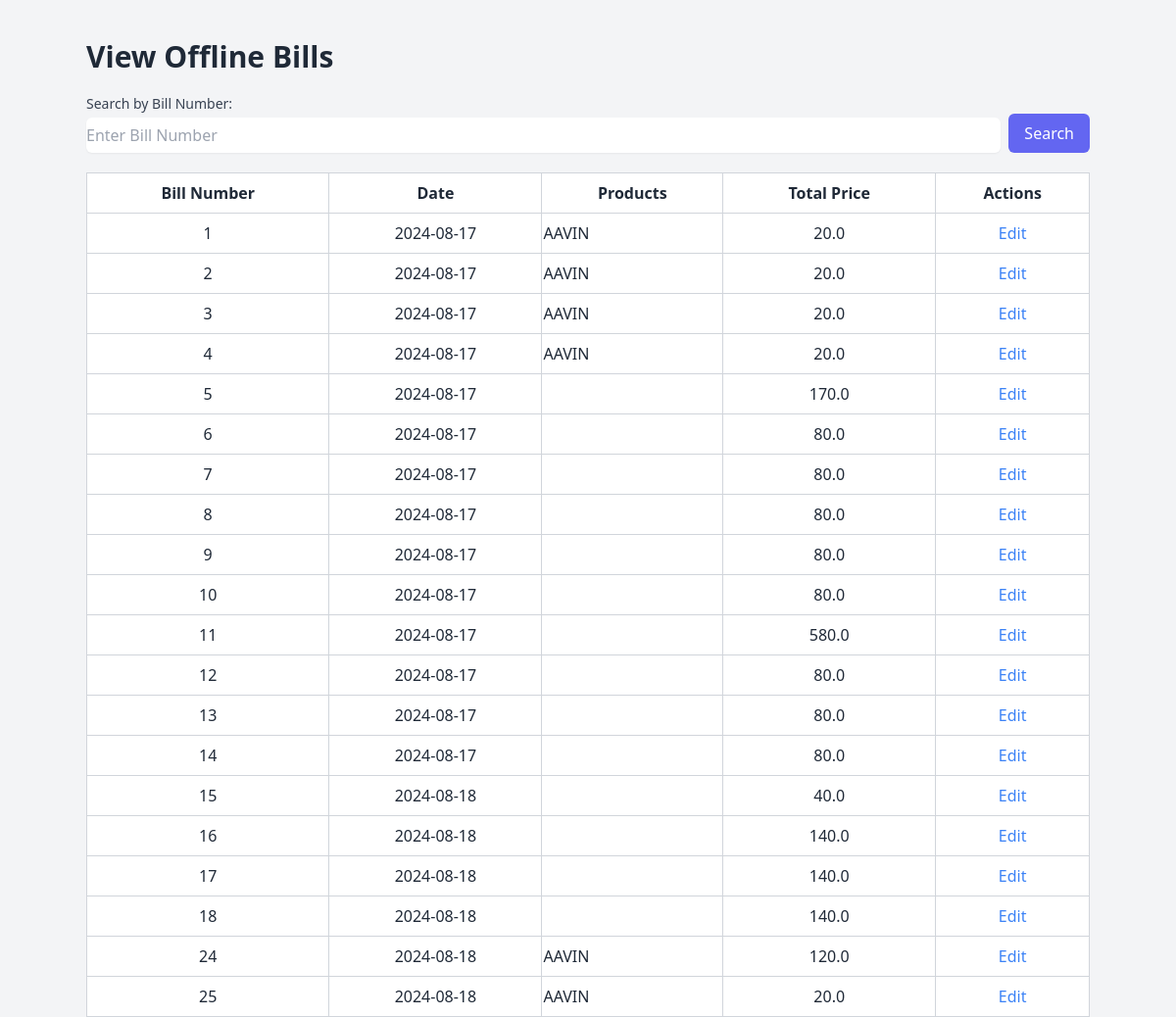
Screenshot of /view_offline_bills (signed in) with the database file from the repository.
### models.py (models this page shows, shortened)
class TransactionRecord(db.Model):
    id = db.Column(db.Integer, primary_key=True)
    bill_no = db.Column(db.Integer, unique=True, nullable=False)
    date = db.Column(db.Date, nullable=False, default=datetime.utcnow)
    total_price = db.Column(db.Float, nullable=False)
    billing_mode = db.Column(db.String(10), nullable=False)  # New field to store 'online' or 'offline'
    organisation_id = db.Column(db.Integer, db.ForeignKey('organisation.id'), nullable=False)
    customer_id = db.Column(db.Integer, db.ForeignKey('customer.id'), nullable=True)  # Allow null if no customer info
    items = db.relationship('TransactionItem', backref='transaction', lazy=True)
    customer = db.relationship('Customer', backref='transaction_records')

class TransactionItem(db.Model):
    id = db.Column(db.Integer, primary_key=True)
    transaction_id = db.Column(db.Integer, db.ForeignKey('transaction_record.id'), nullable=False)
    product_id = db.Column(db.Integer, db.ForeignKey('product.id'), nullable=False)
    quantity = db.Column(db.Integer, nullable=False)
    total_price = db.Column(db.Float, nullable=False)

class Product(db.Model):
    id = db.Column(db.Integer, primary_key=True)
    name = db.Column(db.String(100), nullable=False)
    SKU = db.Column(db.String(50), nullable=False)
    net_price = db.Column(db.Float, nullable=False)
    selling_price = db.Column(db.Float, nullable=False)
    quantity = db.Column(db.Integer, nullable=False)
    seller = db.Column(db.String(100), nullable=False)
    organisation_id = db.Column(db.Integer, db.ForeignKey('organisation.id'), nullable=False)
    category_id = db.Column(db.Integer, db.ForeignKey('product_category.id'), nullable=True)  # Allow null if category not mandatory
    inventory = db.relationship('Inventory', backref='product', lazy=True)

### blueprints/billing.py (the view)
@billing_bp.route('/view_offline_bills')
def view_offline_bills():
    organisation_id = session.get('organisation_id')
    if not organisation_id:
        flash('User is not logged in!', 'danger')
        return redirect(url_for('auth.login'))
    bills = TransactionRecord.query.filter_by(organisation_id=organisation_id, billing_mode='offline').all()
    bill_items = db.session.query(
        TransactionItem,
        Product.name.label('product_name'),
        Product.SKU.label('product_sku')
    ).join(Product, TransactionItem.product_id == Product.id).all()
    bill_items_dict = {}
    for item in bill_items:
        if item.TransactionItem.transaction_id not in bill_items_dict:
            bill_items_dict[item.TransactionItem.transaction_id] = []
        bill_items_dict[item.TransactionItem.transaction_id].append(item)
    return render_template('view_offline_bills.html', bills=bills, bill_items_dict=bill_items_dict)

### templates/view_offline_bills.html (shortened to what this page needs)
<!DOCTYPE html>
<html lang="en">
<head>
    <link href="https://cdn.jsdelivr.net/npm/tailwindcss@2.2.19/dist/tailwind.min.css" rel="stylesheet">
</head>
<body class="bg-gray-100 text-gray-800">
    <div class="container mx-auto mt-10">
        <h1 class="text-3xl font-bold mb-5">View Offline Bills</h1>
        <form method="GET" action="{{ url_for('billing.search_offline_bill') }}" class="mb-5">
            <label for="bill_no" class="block text-sm font-medium text-gray-700">Search by Bill Number:</label>
            <div class="flex">
                <input type="text" name="bill_no" id="bill_no" class="mt-1 block w-full rounded-md border-gray-300 shadow-sm" placeholder="Enter Bill Number" required>
                <button type="submit" class="ml-2 bg-indigo-500 text-white px-4 py-2 rounded-md">Search</button>
            </div>
        </form>
        <table class="min-w-full bg-white border-collapse">
            <thead>
                <tr>
                    <th class="py-2 border border-gray-300">Bill Number</th>
                    <th class="py-2 border border-gray-300">Date</th>
                    <th class="py-2 border border-gray-300">Products</th>
                    <th class="py-2 border border-gray-300">Total Price</th>
                    <th class="py-2 border border-gray-300">Actions</th>
                </tr>
            </thead>
            <tbody>
                {% if bills %}
                    {% for bill in bills %}
                    <tr>
                        <td class="py-2 text-center border border-gray-300">{{ bill.bill_no }}</td>
                        <td class="py-2 text-center border border-gray-300">{{ bill.date }}</td>
                        <td class="py-2 border border-gray-300">
                            <ul>
                                {% for item in bill_items_dict[bill.id] %}
                                <li>
                                    {{ item.product_name }}
                                </li>
                                {% endfor %}
                            </ul>
                        </td>
                        <td class="py-2 text-center border border-gray-300">{{ bill.total_price }}</td>
                        <td class="py-2 text-center border border-gray-300">
                            <a href="{{ url_for('billing.edit_offline_bill', bill_id=bill.id) }}" class="text-blue-500">Edit</a>
                        </td>
                    </tr>
                    {% endfor %}
                {% else %}
                    <tr>
                        <td colspan="5" class="py-2 text-center border border-gray-300">No bills found.</td>
                    </tr>
                {% endif %}
            </tbody>
        </table>
    </div>
</body>
</html>

### rows the page displays
TransactionRecord: bill_no "1", date "2024-08-17", total_price "20.0"
TransactionItem: product_name "AAVIN"
TransactionRecord: bill_no "2", date "2024-08-17", total_price "20.0"
TransactionItem: product_name "AAVIN"
TransactionRecord: bill_no "3", date "2024-08-17", total_price "20.0"
TransactionItem: product_name "AAVIN"
TransactionRecord: bill_no "4", date "2024-08-17", total_price "20.0"
TransactionItem: product_name "AAVIN"
TransactionRecord: bill_no "5", date "2024-08-17", total_price "170.0"
TransactionRecord: bill_no "6", date "2024-08-17", total_price "80.0"
TransactionRecord: bill_no "7", date "2024-08-17", total_price "80.0"
TransactionRecord: bill_no "8", date "2024-08-17", total_price "80.0"
TransactionRecord: bill_no "9", date "2024-08-17", total_price "80.0"
TransactionRecord: bill_no "10", date "2024-08-17", total_price "80.0"
TransactionRecord: bill_no "11", date "2024-08-17", total_price "580.0"
TransactionRecord: bill_no "12", date "2024-08-17", total_price "80.0"
TransactionRecord: bill_no "13", date "2024-08-17", total_price "80.0"
TransactionRecord: bill_no "14", date "2024-08-17", total_price "80.0"
TransactionRecord: bill_no "15", date "2024-08-18", total_price "40.0"
TransactionRecord: bill_no "16", date "2024-08-18", total_price "140.0"
TransactionRecord: bill_no "17", date "2024-08-18", total_price "140.0"
TransactionRecord: bill_no "18", date "2024-08-18", total_price "140.0"
TransactionRecord: bill_no "24", date "2024-08-18", total_price "120.0"
TransactionItem: product_name "AAVIN"
TransactionRecord: bill_no "25", date "2024-08-18", total_price "20.0"
TransactionItem: product_name "AAVIN"
